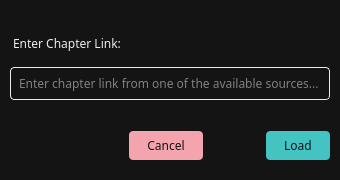
<?xml version="1.0" encoding="UTF-8"?>
<ui version="4.0">
 <class>ChapterLinkDialog</class>
 <widget class="QDialog" name="ChapterLinkDialog">
  <property name="geometry">
   <rect>
    <x>0</x>
    <y>0</y>
    <width>340</width>
    <height>180</height>
   </rect>
  </property>
  <property name="windowTitle">
   <string>Chapter Link</string>
  </property>
  <property name="windowIcon">
   <iconset>
    <normaloff>assets/bg-icon.png</normaloff>assets/bg-icon.png</iconset>
  </property>
  <property name="styleSheet">
   <string notr="true">border-radius: 6px;
background-color: rgb(20, 20, 20);</string>
  </property>
  <property name="modal">
   <bool>true</bool>
  </property>
  <layout class="QVBoxLayout" name="verticalLayout_2">
   <property name="spacing">
    <number>0</number>
   </property>
   <property name="leftMargin">
    <number>4</number>
   </property>
   <property name="topMargin">
    <number>4</number>
   </property>
   <property name="rightMargin">
    <number>4</number>
   </property>
   <property name="bottomMargin">
    <number>4</number>
   </property>
   <item>
    <layout class="QVBoxLayout" name="verticalLayout">
     <item>
      <spacer name="verticalSpacer_2">
       <property name="orientation">
        <enum>Qt::Vertical</enum>
       </property>
       <property name="sizeHint" stdset="0">
        <size>
         <width>20</width>
         <height>40</height>
        </size>
       </property>
      </spacer>
     </item>
     <item>
      <spacer name="verticalSpacer_6">
       <property name="orientation">
        <enum>Qt::Vertical</enum>
       </property>
       <property name="sizeHint" stdset="0">
        <size>
         <width>20</width>
         <height>40</height>
        </size>
       </property>
      </spacer>
     </item>
     <item>
      <widget class="QLabel" name="label">
       <property name="font">
        <font>
         <family>DroidSansMono NF</family>
        </font>
       </property>
       <property name="styleSheet">
        <string notr="true">margin: 0 6px;
color: #ECECEC;
background-color: transparent;</string>
       </property>
       <property name="text">
        <string>Enter Chapter Link:</string>
       </property>
      </widget>
     </item>
     <item>
      <spacer name="verticalSpacer_4">
       <property name="orientation">
        <enum>Qt::Vertical</enum>
       </property>
       <property name="sizeHint" stdset="0">
        <size>
         <width>20</width>
         <height>40</height>
        </size>
       </property>
      </spacer>
     </item>
     <item>
      <widget class="QLineEdit" name="linkInput">
       <property name="font">
        <font>
         <family>Iosevka NF</family>
        </font>
       </property>
       <property name="toolTip">
        <string/>
       </property>
       <property name="styleSheet">
        <string notr="true">QLineEdit {
	padding: 6px;
	margin: 0 6px;
	color: #ECECEC;
	border: 0.5px solid #ECECEC;
	border-radius: 4px;
	background-color: transparent;
}</string>
       </property>
       <property name="inputMask">
        <string/>
       </property>
       <property name="text">
        <string/>
       </property>
       <property name="placeholderText">
        <string>Enter chapter link from one of the available sources...</string>
       </property>
      </widget>
     </item>
     <item>
      <spacer name="verticalSpacer_5">
       <property name="orientation">
        <enum>Qt::Vertical</enum>
       </property>
       <property name="sizeHint" stdset="0">
        <size>
         <width>20</width>
         <height>40</height>
        </size>
       </property>
      </spacer>
     </item>
     <item>
      <spacer name="verticalSpacer">
       <property name="orientation">
        <enum>Qt::Vertical</enum>
       </property>
       <property name="sizeHint" stdset="0">
        <size>
         <width>20</width>
         <height>40</height>
        </size>
       </property>
      </spacer>
     </item>
     <item>
      <layout class="QHBoxLayout" name="horizontalLayout">
       <item>
        <spacer name="horizontalSpacer">
         <property name="orientation">
          <enum>Qt::Horizontal</enum>
         </property>
         <property name="sizeHint" stdset="0">
          <size>
           <width>40</width>
           <height>20</height>
          </size>
         </property>
        </spacer>
       </item>
       <item>
        <spacer name="horizontalSpacer_3">
         <property name="orientation">
          <enum>Qt::Horizontal</enum>
         </property>
         <property name="sizeHint" stdset="0">
          <size>
           <width>40</width>
           <height>20</height>
          </size>
         </property>
        </spacer>
       </item>
       <item>
        <widget class="QPushButton" name="cancel_dialog_btn">
         <property name="font">
          <font>
           <family>DroidSansMono NF</family>
          </font>
         </property>
         <property name="styleSheet">
          <string notr="true">border-radius: 4px;
padding: 6px 18px;
background-color: rgb(244, 164, 173);
color: rgb(20, 20, 20);</string>
         </property>
         <property name="text">
          <string>Cancel</string>
         </property>
        </widget>
       </item>
       <item>
        <spacer name="horizontalSpacer_2">
         <property name="orientation">
          <enum>Qt::Horizontal</enum>
         </property>
         <property name="sizeHint" stdset="0">
          <size>
           <width>40</width>
           <height>20</height>
          </size>
         </property>
        </spacer>
       </item>
       <item>
        <widget class="QPushButton" name="load_chapter_btn">
         <property name="font">
          <font>
           <family>DroidSansMono NF</family>
          </font>
         </property>
         <property name="styleSheet">
          <string notr="true">QPushButton {
	border-radius: 4px;
	padding: 6px 18px;
	margin-right: 6px;
	background-color: rgba(85, 255, 255, 190);
	color: rgb(20, 20, 20);
}

QPushButton:hover {
	background-color: rgb(85, 255, 255);
}</string>
         </property>
         <property name="text">
          <string>Load</string>
         </property>
        </widget>
       </item>
      </layout>
     </item>
     <item>
      <spacer name="verticalSpacer_3">
       <property name="orientation">
        <enum>Qt::Vertical</enum>
       </property>
       <property name="sizeHint" stdset="0">
        <size>
         <width>20</width>
         <height>40</height>
        </size>
       </property>
      </spacer>
     </item>
    </layout>
   </item>
  </layout>
 </widget>
 <resources/>
 <connections/>
</ui>
